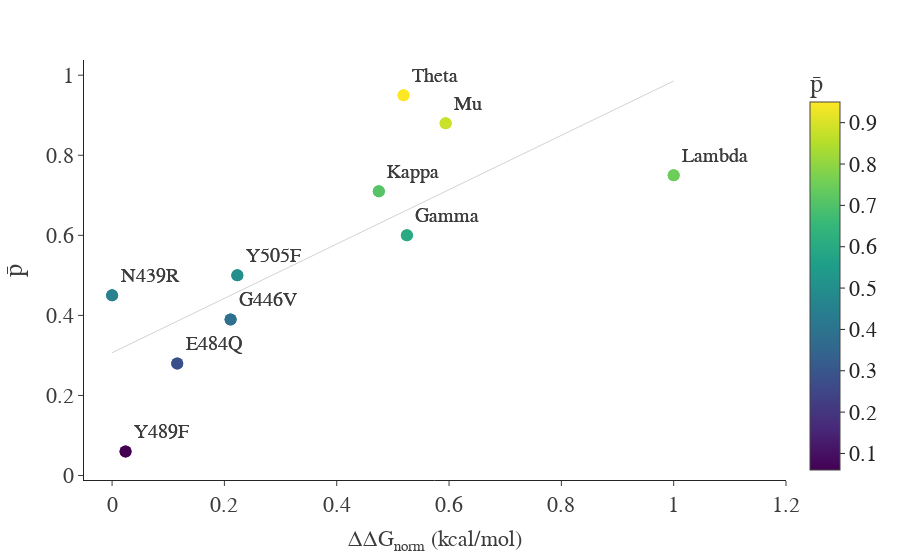

Write notebook code for a chart like this one.
### Code cell
scatter_correlacao()

### Figure 1 — Plotly figure (JSON) as saved in the notebook; plotly's stock layout.template omitted (floating-point values rounded to 4 significant figures)
{"data": [{"hovertemplate": "ΔΔG<sub>norm</sub> (kcal/mol)=%{x}<br>p̄=%{marker.color}<br>Mutação=%{text}<extra></extra>", "legendgroup": "", "line": {"width": 1}, "marker": {"color": [0.06, 0.39, 0.28, 0.45, 0.5, 0.71, 0.75, 0.95, 0.6, 0.88], "coloraxis": "coloraxis", "size": 12, "symbol": "circle"}, "mode": "markers+text", "name": "", "orientation": "v", "showlegend": false, "text": ["Y489F", "G446V", "E484Q", "N439R", "Y505F", "Kappa", "Lambda", "Theta", "Gamma", "Mu"], "textfont": {"color": "rgb(60, 60, 60)", "family": "Arial", "size": 20}, "textposition": "top right", "type": "scatter", "x": [0.024, 0.211, 0.116, 0, 0.223, 0.475, 1, 0.519, 0.525, 0.594], "xaxis": "x", "y": [0.06, 0.39, 0.28, 0.45, 0.5, 0.71, 0.75, 0.95, 0.6, 0.88], "yaxis": "y"}, {"hovertemplate": "<b>OLS trendline</b><br>Recall = 0.678722 * BFE_norm + 0.306755<br>R<sup>2</sup>=0.584418<br><br>ΔΔG<sub>norm</sub> (kcal/mol)=%{x}<br>p̄=%{y} <b>(trend)</b><extra></extra>", "legendgroup": "", "line": {"color": "lightgrey", "width": 1}, "marker": {"size": 12, "symbol": "circle"}, "mode": "lines", "name": "", "showlegend": false, "textfont": {"color": "rgb(60, 60, 60)", "family": "Arial", "size": 20}, "textposition": "top right", "type": "scatter", "x": [0, 0.024, 0.116, 0.211, 0.223, 0.475, 0.519, 0.525, 0.594, 1], "xaxis": "x", "y": [0.3068, 0.323, 0.3855, 0.45, 0.4581, 0.6291, 0.659, 0.6631, 0.7099, 0.9855], "yaxis": "y"}, {"hovertemplate": "BFE Changes (kcal/mol)=%{x}<br>Recall=%{marker.color}<br>Mutação=%{text}<extra></extra>", "legendgroup": "", "line": {"width": 1}, "marker": {"color": [0.06, 0.39, 0.28, 0.45, 0.5, 0.71, 0.75, 0.95, 0.6, 0.88], "coloraxis": "coloraxis", "size": 12, "symbol": "circle"}, "mode": "markers+text", "name": "", "orientation": "v", "showlegend": false, "text": ["Y489F", "G446V", "E484Q", "N439R", "Y505F", "Kappa", "Lambda", "Theta", "Gamma", "Mu"], "textfont": {"color": "rgb(60, 60, 60)", "family": "Arial", "size": 20}, "textposition": "top right", "type": "scatter", "x": [0.024, 0.211, 0.116, 0, 0.223, 0.475, 1, 0.519, 0.525, 0.594], "xaxis": "x", "y": [0.06, 0.39, 0.28, 0.45, 0.5, 0.71, 0.75, 0.95, 0.6, 0.88], "yaxis": "y"}], "layout": {"coloraxis": {"colorbar": {"tickfont": {"family": "Arial", "size": 22}, "title": {"font": {"color": "rgb(60, 60, 60)"}, "text": "p̄"}}, "colorscale": [[0, "#440154"], [0.1111, "#482878"], [0.2222, "#3e4989"], [0.3333, "#31688e"], [0.4444, "#26828e"], [0.5556, "#1f9e89"], [0.6667, "#35b779"], [0.7778, "#6ece58"], [0.8889, "#b5de2b"], [1, "#fde725"]]}, "legend": {"tracegroupgap": 0}, "margin": {"t": 60}, "title": {"x": 0.5, "xanchor": "center", "y": 0.95, "yanchor": "top"}, "xaxis": {"anchor": "y", "color": "rgb(60, 60, 60)", "domain": [0, 1], "range": [-0.05, 1.2], "tickfont": {"family": "Arial", "size": 22}, "title": {"font": {"family": "Arial", "size": 22}, "text": "ΔΔG<sub>norm</sub> (kcal/mol)"}}, "yaxis": {"anchor": "x", "color": "rgb(60, 60, 60)", "domain": [0, 1], "tickfont": {"family": "Arial", "size": 22}, "title": {"font": {"family": "Arial", "size": 26}, "text": "p̄"}}}}
